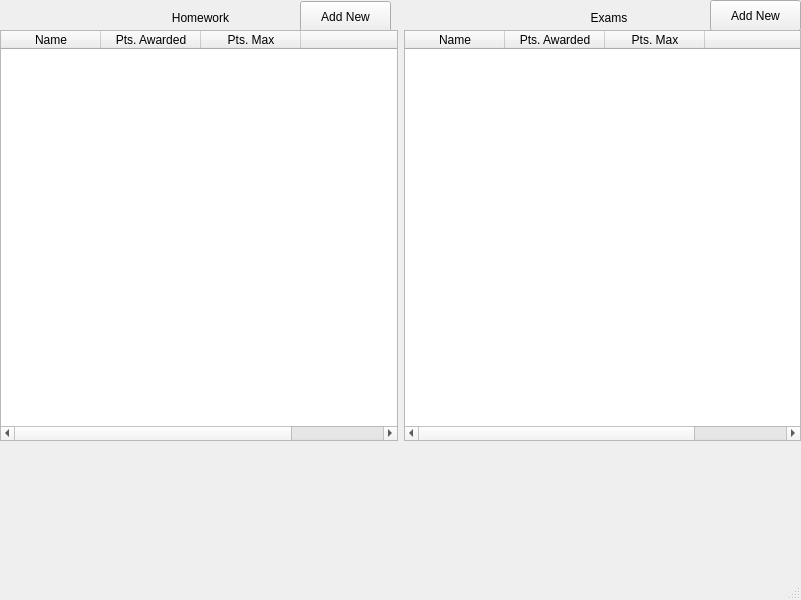
<?xml version="1.0" encoding="UTF-8"?>
<ui version="4.0">
 <class>Gradebook</class>
 <widget class="QMainWindow" name="Gradebook">
  <property name="geometry">
   <rect>
    <x>0</x>
    <y>0</y>
    <width>801</width>
    <height>600</height>
   </rect>
  </property>
  <property name="windowTitle">
   <string>Gradebook</string>
  </property>
  <widget class="QWidget" name="centralwidget">
   <widget class="QLabel" name="labelTableHomeworks">
    <property name="geometry">
     <rect>
      <x>160</x>
      <y>10</y>
      <width>81</width>
      <height>16</height>
     </rect>
    </property>
    <property name="text">
     <string>Homework</string>
    </property>
    <property name="alignment">
     <set>Qt::AlignmentFlag::AlignCenter</set>
    </property>
   </widget>
   <widget class="QLabel" name="labelTableExams">
    <property name="geometry">
     <rect>
      <x>580</x>
      <y>10</y>
      <width>58</width>
      <height>16</height>
     </rect>
    </property>
    <property name="text">
     <string>Exams</string>
    </property>
    <property name="alignment">
     <set>Qt::AlignmentFlag::AlignCenter</set>
    </property>
   </widget>
   <widget class="QPushButton" name="btnAddNewHomework">
    <property name="geometry">
     <rect>
      <x>300</x>
      <y>1</y>
      <width>91</width>
      <height>31</height>
     </rect>
    </property>
    <property name="text">
     <string>Add New</string>
    </property>
   </widget>
   <widget class="QPushButton" name="btnAddNewExam">
    <property name="geometry">
     <rect>
      <x>710</x>
      <y>0</y>
      <width>91</width>
      <height>31</height>
     </rect>
    </property>
    <property name="text">
     <string>Add New</string>
    </property>
   </widget>
   <widget class="QWidget" name="">
    <property name="geometry">
     <rect>
      <x>0</x>
      <y>30</y>
      <width>801</width>
      <height>411</height>
     </rect>
    </property>
    <layout class="QHBoxLayout" name="horizontalLayout">
     <item>
      <widget class="QTableWidget" name="tableHomeworks">
       <column>
        <property name="text">
         <string>Name</string>
        </property>
       </column>
       <column>
        <property name="text">
         <string>Pts. Awarded</string>
        </property>
       </column>
       <column>
        <property name="text">
         <string>Pts. Max</string>
        </property>
       </column>
       <column>
        <property name="text">
         <string/>
        </property>
       </column>
      </widget>
     </item>
     <item>
      <widget class="QTableWidget" name="tableExams">
       <column>
        <property name="text">
         <string>Name</string>
        </property>
       </column>
       <column>
        <property name="text">
         <string>Pts. Awarded</string>
        </property>
       </column>
       <column>
        <property name="text">
         <string>Pts. Max</string>
        </property>
       </column>
       <column>
        <property name="text">
         <string/>
        </property>
       </column>
      </widget>
     </item>
    </layout>
   </widget>
  </widget>
  <widget class="QMenuBar" name="menubar">
   <property name="geometry">
    <rect>
     <x>0</x>
     <y>0</y>
     <width>801</width>
     <height>34</height>
    </rect>
   </property>
  </widget>
  <widget class="QStatusBar" name="statusbar"/>
 </widget>
 <resources/>
 <connections/>
</ui>
